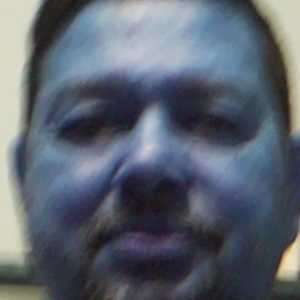
#> input picture datasets/Abbu/sample100.jpg, 300 x 300 px; its folder holds only this picture in this run
$ python extract_faces_from_dataset.py
#> lines starting #> are read from the running program, lines starting #| are printed output that depends on the picture
#> (reads labels.txt from the repository)
"""
Face Detection and Extraction Script

This script processes a dataset of images, detects faces using OpenCV's HAAR Cascade classifier,
and extracts the face from each image. The extracted faces are resized to a fixed resolution and saved back into the dataset directory.
Images without detected faces are counted and logged. The script also removes the original images after face extraction.

### Features:
1. **Face Detection**: Detects faces using the pre-trained HAAR Cascade classifier.
2. **Face Extraction and Resizing**: Extracted faces are resized to a standard size (300x300 pixels).
3. **File Management**: Saves extracted faces and removes the original images.
4. **Error Reporting**: Logs the number of images where no face was detected.

### Input:
- A dataset directory with subdirectories representing different classes (e.g., different people or categories).
- Each subdirectory contains images in `.jpg`, `.jpeg`, or `.png` format.

### Output:
- Extracted faces are saved in the same subdirectory as the original image, named sequentially (e.g., `face_1.jpg`, `face_2.jpg`).
- Images without faces are removed from the dataset, and a count of such images is printed.

### Command-line Arguments:
- `--dataset_dir`: Path to the dataset directory. The default is `"datasets"`.

### Dependencies:
- OpenCV
- os
- pathlib
- argparse

"""

import cv2
import os
from pathlib import Path
import argparse

# Load HAAR face classifier
face_classifier = cv2.CascadeClassifier('haarcascade_frontalface_default.xml')

def face_extractor(img):
    """Extracts a single face from an image and resizes it to 300x300 pixels."""
    # Convert image to grayscale
    gray = cv2.cvtColor(img, cv2.COLOR_BGR2GRAY)

    # Detect faces
    faces = face_classifier.detectMultiScale(gray, 1.3, 5)

    # If one face is detected, crop and resize it
    if len(faces) == 1:
        x, y, w, h = faces[0]
        cropped_face = img[y:y+h, x:x+w]
        resized_face = cv2.resize(cropped_face, (300, 300))
        return resized_face
    else:
        return None

def face_loader(dir, labels):
    """Processes the dataset, detects and saves faces, and removes the original images."""
#> called with dir = 'datasets'
    for label in labels:
        class_dir = os.path.join(dir, label)
        i = 1
        count = 0

        # Iterate through all images in the class directory
        for image in os.listdir(class_dir):
            # Check for valid image file extensions
            if Path(image).suffix.lower() in ['.jpg', '.jpeg', '.png']:
                img = cv2.imread(os.path.join(class_dir, image))
#> img is the input picture: shape (300, 300, 3); mean B, G, R 111, 99.4, 91.8
                face = face_extractor(img)
#> in face_extractor, `gray = cv2.cvtColor(img, cv2.COLOR_BGR2GRAY)`:
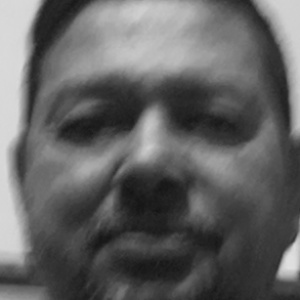
#> gray: shape (300, 300); min 19, max 225, mean 98.4
#> in face_extractor, `faces = face_classifier.detectMultiScale(gray, 1.3, 5)`: faces = [[20, 13, 255, 255]]
#> in face_extractor, `x, y, w, h = faces[0]`: x = 20; y = 13; w = 255
#> in face_extractor, `cropped_face = img[y:y+h, x:x+w]`:
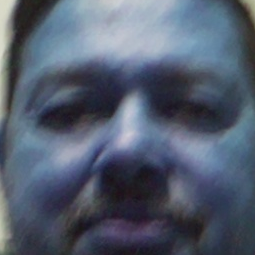
#> cropped_face: shape (255, 255, 3); mean B, G, R 110.8, 93.7, 83.9

                # If a face is detected, save the extracted face and remove the original image
                if face is not None:
                    base_name = 'face_'
                    face_path = os.path.join(class_dir, f"{base_name}{i}.jpg")
                    cv2.imwrite(face_path, face)
                    i += 1
                    os.remove(os.path.join(class_dir, image))
                else:
                    count += 1

        # Log the results for each class
        print(f"Added the faces of {label}")
        print(f"There are {count} images with no face detections!")
#> pass 2 of the loop in face_loader, `for label in labels:`:
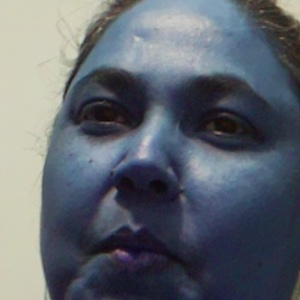
#> input picture datasets/Ammu/sample100.jpg, 300 x 300 px
#> in face_loader, img is the input picture: shape (300, 300, 3); mean B, G, R 110.4, 102.1, 96.3
#> in face_extractor (call 2), `gray = cv2.cvtColor(img, cv2.COLOR_BGR2GRAY)`:
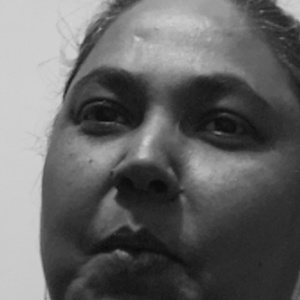
#> gray: shape (300, 300); min 10, max 213, mean 101.3
#> faces = ()

if __name__ == '__main__':
    # Parse command-line arguments
    parser = argparse.ArgumentParser(description="Extract faces from images in the dataset directory")
    parser.add_argument('--dataset_dir', type=str, default='datasets', help="Path to the dataset directory")
    args = parser.parse_args()

    # Load the labels from the labels.txt file
    with open('labels.txt', 'r') as file:
        labels = [label.strip() for label in file.readlines()]

    # Process the dataset to extract faces
#> (the run stopped early here; a loop or call above may not have finished)
